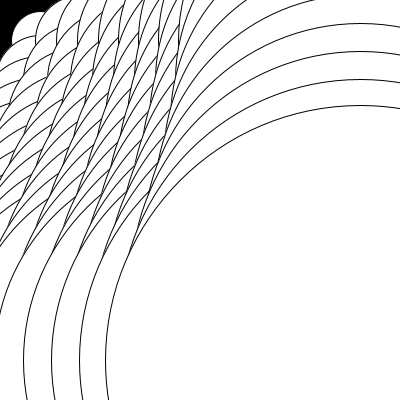
Frame 1 (no input)
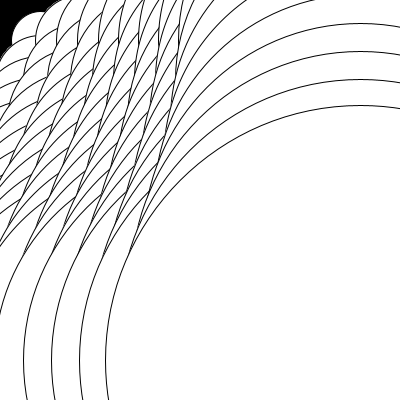
Frame 60 (the mouse pressed at the canvas centre just before this capture)
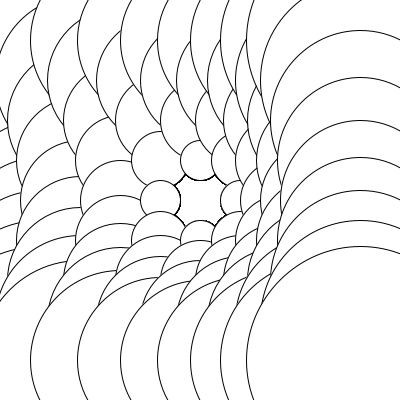
Frame 120 (the mouse held since frame 60 and released just before this capture)

The Processing sketch that drew these frames (run headless with seeded random() and noise(); from frame 60 on, the mouse is pressed at the canvas centre):

// Processing sketch: processing_105885
// ── processing_105885.pde

void setup() {
  background(0); // background black
  size (400, 400); //frame size
}

void draw () {
  
  int distance = 40;
  int xRadious = 10;
  int yRadious = 10;
  
  
  for (int x = distance; x < width; x+=distance) { // x Starts x at 20, continues for the frame width, and increases by distance)
    for (int y = distance; y < width; y+=distance) { // x Starts y at 20, continues for the frame width, and increases by distance)
        
        //if ((dist(mouseX, mouseY, x, y) < xRadious/2) && (dist(mouseX, mouseY, x, y) < yRadious/2)) {
          //fill (100);
        //}else{
          //fill (255);
        
      //ellipse (x, y, xRadious, yRadious);
     
      float size = dist(mouseX,mouseY,x,y);
      ellipse (x, y, size, size);
    }
  }

  }
